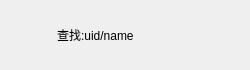
<?xml version="1.0" encoding="UTF-8"?>
<ui version="4.0">
 <class>AddUserItem</class>
 <widget class="QWidget" name="AddUserItem">
  <property name="geometry">
   <rect>
    <x>0</x>
    <y>0</y>
    <width>250</width>
    <height>70</height>
   </rect>
  </property>
  <property name="minimumSize">
   <size>
    <width>250</width>
    <height>70</height>
   </size>
  </property>
  <property name="maximumSize">
   <size>
    <width>250</width>
    <height>70</height>
   </size>
  </property>
  <property name="windowTitle">
   <string>AddUserItem</string>
  </property>
  <layout class="QHBoxLayout" name="horizontalLayout">
   <item>
    <widget class="QLabel" name="add_tip">
     <property name="minimumSize">
      <size>
       <width>40</width>
       <height>40</height>
      </size>
     </property>
     <property name="maximumSize">
      <size>
       <width>40</width>
       <height>40</height>
      </size>
     </property>
     <property name="text">
      <string/>
     </property>
    </widget>
   </item>
   <item>
    <widget class="QLabel" name="message_tip">
     <property name="text">
      <string>查找:uid/name</string>
     </property>
    </widget>
   </item>
   <item>
    <widget class="QLabel" name="right_tip">
     <property name="minimumSize">
      <size>
       <width>30</width>
       <height>30</height>
      </size>
     </property>
     <property name="maximumSize">
      <size>
       <width>30</width>
       <height>30</height>
      </size>
     </property>
     <property name="text">
      <string/>
     </property>
    </widget>
   </item>
  </layout>
 </widget>
 <layoutdefault spacing="6" margin="11"/>
 <resources/>
 <connections/>
</ui>
